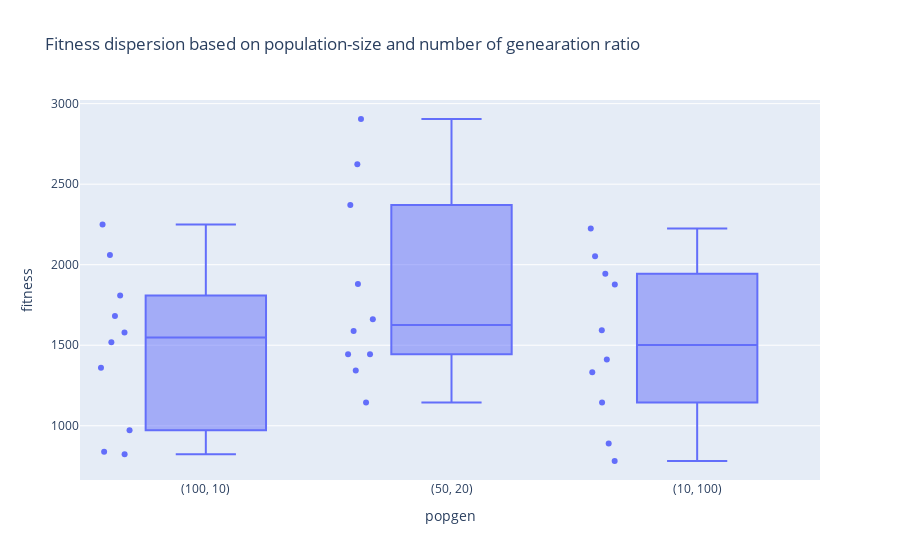

This figure's notebook cell:
### Code cell
predf = list()

for s, fits in zip(popgen, fitness_gen):
    
    predf += [(s[0], s[1], "({}, {})".format(*s), fit) for fit in fits]

df = pd.DataFrame(predf, columns=("population", "generation", "popgen", "fitness"))

fig = px.box(df, y="fitness", x="popgen", points="all", orientation='v',
             title="Fitness dispersion based on population-size and number of genearation ratio".format(label, width[0] if use_depth else depth))
fig.show()

### Figure 1 — Plotly figure (JSON) as saved in the notebook; plotly's stock layout.template omitted (floating-point values rounded to 4 significant figures)
{"data": [{"alignmentgroup": "True", "boxpoints": "all", "hovertemplate": "popgen=%{x}<br>fitness=%{y}<extra></extra>", "legendgroup": "", "marker": {"color": "#636efa"}, "name": "", "notched": false, "offsetgroup": "", "orientation": "v", "showlegend": false, "type": "box", "x": ["(100, 10)", "(100, 10)", "(100, 10)", "(100, 10)", "(100, 10)", "(100, 10)", "(100, 10)", "(100, 10)", "(100, 10)", "(100, 10)", "(50, 20)", "(50, 20)", "(50, 20)", "(50, 20)", "(50, 20)", "(50, 20)", "(50, 20)", "(50, 20)", "(50, 20)", "(50, 20)", "(10, 100)", "(10, 100)", "(10, 100)", "(10, 100)", "(10, 100)", "(10, 100)", "(10, 100)", "(10, 100)", "(10, 100)", "(10, 100)"], "x0": " ", "xaxis": "x", "y": [1809.0, 1360.0, 1579.0, 971.4, 2249.0, 822.9, 838.9, 1519.0, 1682.0, 2060.0, 1444.0, 1662.0, 2371.0, 2905.0, 1145.0, 1443.0, 2624.0, 1588.0, 1880.0, 1344.0, 781.2, 2053.0, 1877.0, 1332.0, 1944.0, 1412.0, 1144.0, 1592.0, 889.8, 2225.0], "y0": " ", "yaxis": "y"}], "layout": {"boxmode": "group", "legend": {"tracegroupgap": 0}, "title": {"text": "Fitness dispersion based on population-size and number of genearation ratio"}, "xaxis": {"anchor": "y", "domain": [0, 1], "title": {"text": "popgen"}}, "yaxis": {"anchor": "x", "domain": [0, 1], "title": {"text": "fitness"}}}}
